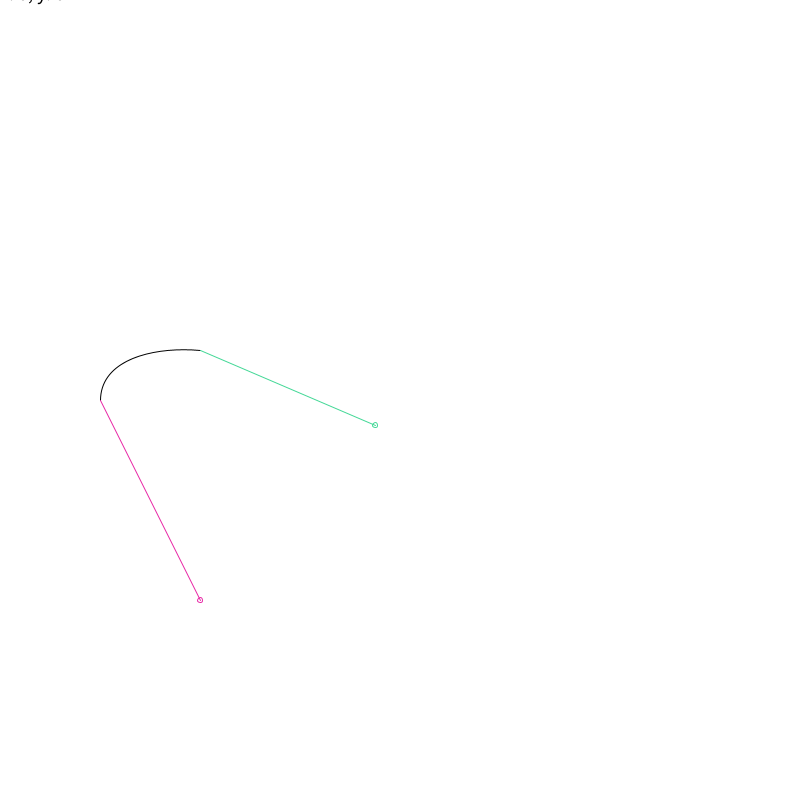
Frame 1 (no input)
Frame 60 (the mouse pressed at the canvas centre just before this capture): identical to frame 1, image omitted
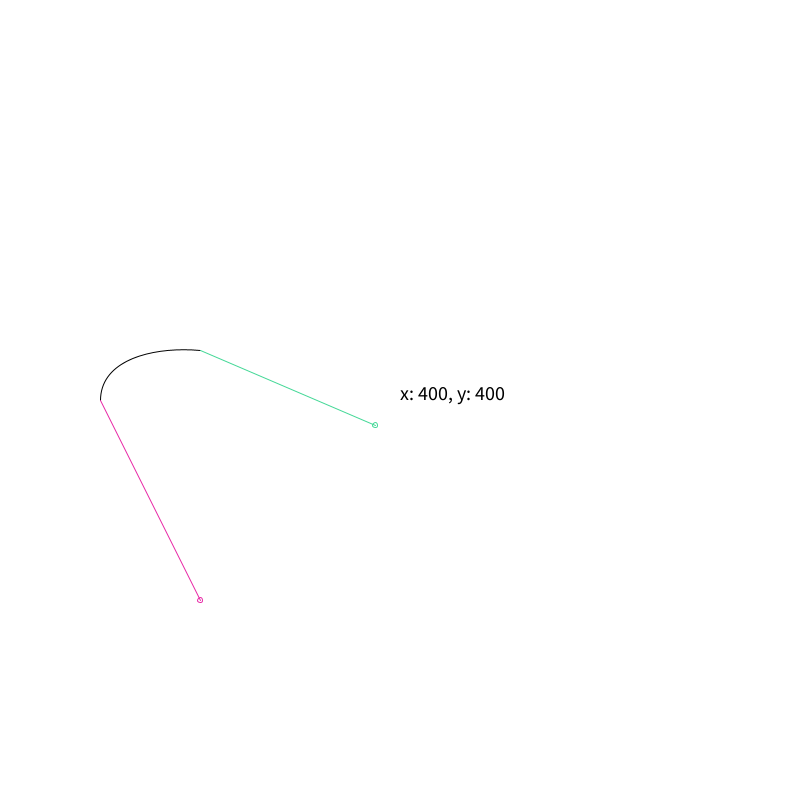
Frame 120 (the mouse held since frame 60 and released just before this capture)

The Processing sketch that drew these frames (run headless with seeded random() and noise(); from frame 60 on, the mouse is pressed at the canvas centre):

// Processing sketch: curves_test
// ── curves_test.pde
void setup(){
  size(800, 800);
  
}

void draw(){

  background(255);
  
/*Try the other curve vertex types: bezierVertex and quadraticVertex.
They might do what you're looking for.
*/
  
//had it up to here with startShape(), let's try masking a rectangle

  //rect(100, 350, width-200, 50, 40, 40, 0, 0);
  
  PVector ctrl1 = new PVector(200, 600); //control point 1
  PVector ctrl2 = new PVector(375, 425); //control point 2

  beginShape();
    noFill();
    stroke(0);
    vertex(100, 400);
    curveVertex(ctrl1.x, ctrl1.y); //ctrl pt 1
    curveVertex(100, 400); //anchor 1
    //curveVertex(137, 360);
    curveVertex(200, 350); //anchor 2
    curveVertex(ctrl2.x, ctrl2.y); //ctrl pt 2
    //vertex(600, 400);
    //curveVertex(100, 400);
  endShape();
  
  stroke(#E82AA6);
  line(100, 400, ctrl1.x, ctrl1.y);
  circle(ctrl1.x, ctrl1.y, 5); //visualize ctrl 1
  stroke(#44D897);
  line(200, 350, ctrl2.x, ctrl2.y);
  circle(ctrl2.x, ctrl2.y, 5); //visualize ctrl 2
//a tool to see coordinates so I can skip the trial and error, because I have goddamn dyscalculia
  fill(0);
  textSize(20);
  text("x: "+mouseX+", y: "+mouseY, mouseX, mouseY);

}
